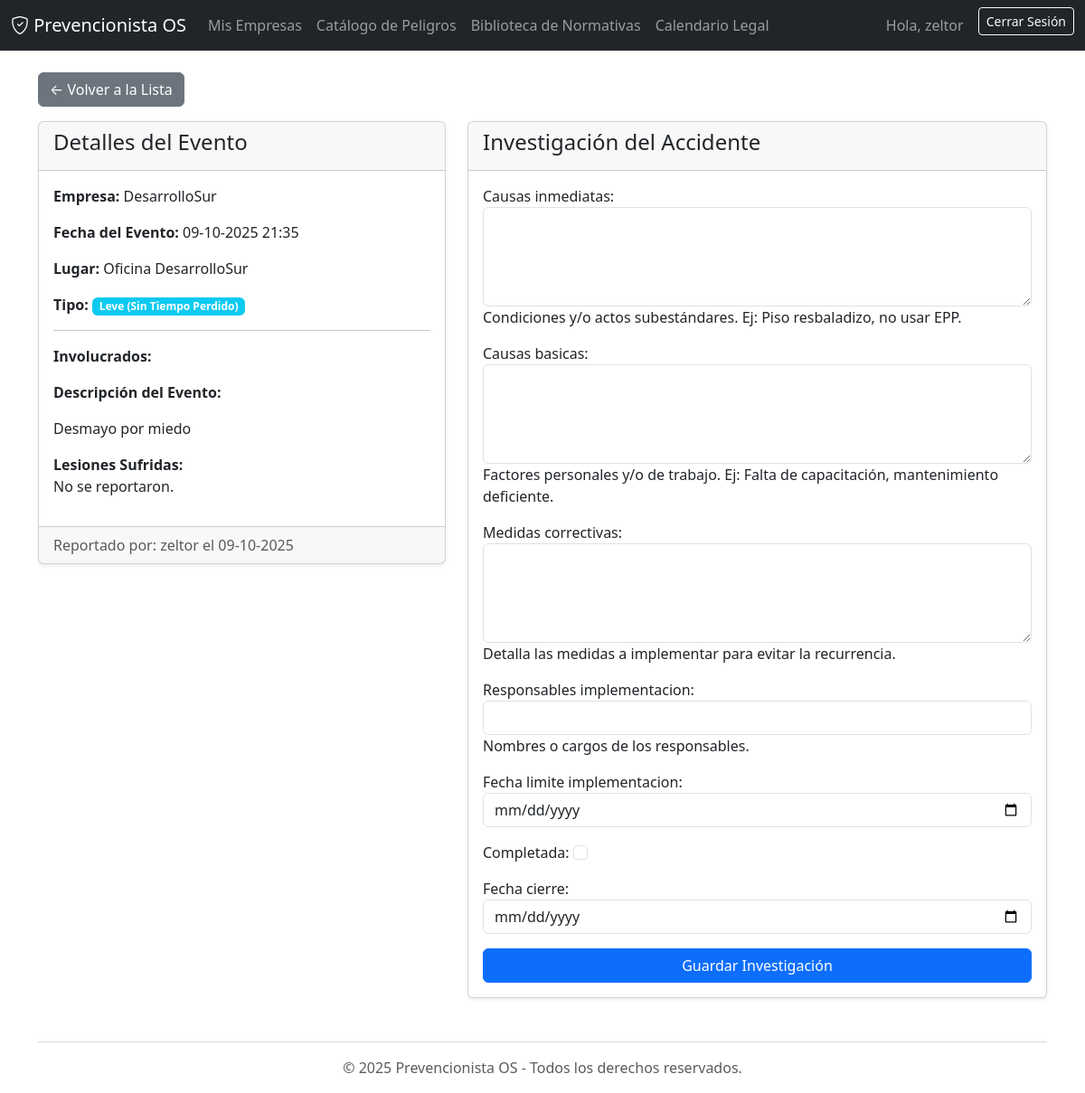
Page /accidentes/2/ (signed in) on the committed database.
### accidentes/models.py (models this page shows, shortened)
class ReporteAccidente(models.Model):
    TIPO_ACCIDENTE_CHOICES = [
        ('incidente', 'Incidente (Casi Accidente)'),
        ('leve', 'Leve (Sin Tiempo Perdido)'),
        ('grave', 'Grave (Con Tiempo Perdido)'),
        ('fatal', 'Fatal'),
        ('dano_propiedad', 'Daño a la propiedad / equipo'),
        ('casi_accidente', 'Casi accidente'),
    ]
    TURNO_CHOICES = [
        ('manana', 'Mañana'),
        ('tarde', 'Tarde'),
        ('noche', 'Noche'),
    ]
    TIPO_LESION_CHOICES = [
        ('contusion', 'Contusión'),
        ('corte', 'Corte'),
        ('esguince', 'Esguince'),
    ]
    TRATAMIENTO_INICIAL_CHOICES = [
        ('primeros_auxilios', 'Primeros auxilios'),
        ('derivado_mutual', 'Derivado a mutual'),
        ('hospital', 'Hospital'),
        ('otro', 'Otro'),
    ]
    empresa = models.ForeignKey(Empresa, on_delete=models.CASCADE, related_name='reportes_accidentes')
    fecha_reporte = models.DateTimeField(auto_now_add=True)
    reportado_por = models.ForeignKey(settings.AUTH_USER_MODEL, on_delete=models.SET_NULL, null=True)
    area_departamento = models.CharField(max_length=255, blank=True, null=True)
    supervisor_responsable = models.CharField(max_length=255, blank=True, null=True)
    nombre_completo_accidentado = models.CharField(max_length=255, blank=True, null=True)
    rut_accidentado = models.CharField(max_length=12, blank=True, null=True)
    cargo_accidentado = models.CharField(max_length=255, blank=True, null=True)
    antiguedad_cargo_accidentado = models.CharField(max_length=255, blank=True, null=True)
    turno_accidentado = models.CharField(max_length=20, choices=TURNO_CHOICES, blank=True, null=True)
    descripcion_evento = models.TextField(help_text="Describe detalladamente qué sucedió.")
    lugar_exacto = models.CharField(max_length=255, help_text="Ej: Taller de soldadura, Bodega 2")
    fecha_accidente = models.DateTimeField()
    tipo_accidente = models.CharField(max_length=20, choices=TIPO_ACCIDENTE_CHOICES)
    tipo_lesion = models.CharField(max_length=50, choices=TIPO_LESION_CHOICES, blank=True, null=True)
    parte_cuerpo_afectada = models.CharField(max_length=255, blank=True, null=True) # Se almacena la parte del cuerpo seleccionada en el modelo 3D
    tratamiento_inicial = models.CharField(max_length=50, choices=TRATAMIENTO_INICIAL_CHOICES, blank=True, null=True)
    causas_inmediatas = models.TextField(blank=True, null=True) # Se almacena como texto, ej: "Falta de orden / limpieza, Acto inseguro del trabajador"
    medidas_inmediatas = models.TextField(blank=True, null=True)
    evidencia_fotografica = models.ImageField(upload_to='accidentes_evidencia/', blank=True, null=True, verbose_name="Evidencia Fotográfica")

### gestion_riesgos/models.py (models this page shows, shortened)
class Empresa(models.Model):
    prevencionista = models.ForeignKey(settings.AUTH_USER_MODEL, on_delete=models.CASCADE, related_name='empresas_gestionadas')
    razon_social = models.CharField(max_length=255)
    rut = models.CharField(max_length=12, unique=True, help_text="Ej: 76.123.456-7")
    direccion = models.CharField(max_length=255, blank=True)
    telefono = models.CharField(max_length=20, blank=True)
    fecha_creacion = models.DateTimeField(auto_now_add=True)

### accidentes/views.py (the view, shortened to what this page needs)
# urls.py: path('accidentes/<int:pk>/', views.ReporteInvestigacionView.as_view(), name='reporte_accidente_detail'),
class ReporteInvestigacionView(LoginRequiredMixin, FormView):
    template_name = 'accidentes/reporte_detail.html'
    form_class = InvestigacionAccidenteForm
    def get_context_data(self, **kwargs):
        context = super().get_context_data(**kwargs)
        reporte = get_object_or_404(ReporteAccidente, pk=self.kwargs['pk'], empresa__prevencionista=self.request.user)
        context['reporte'] = reporte
        try:
            context['form'] = InvestigacionAccidenteForm(instance=reporte.investigacionaccidente)
        except InvestigacionAccidente.DoesNotExist:
            context['form'] = InvestigacionAccidenteForm()
        return context

### accidentes/forms.py
class InvestigacionAccidenteForm(forms.ModelForm):
    class Meta:
        model = InvestigacionAccidente
        fields = [
            'causas_inmediatas', 'causas_basicas', 'medidas_correctivas',
            'responsables_implementacion', 'fecha_limite_implementacion',
            'completada', 'fecha_cierre'
        ]
        widgets = {
            'causas_inmediatas': forms.Textarea(attrs={'class': 'form-control', 'rows': 4}),
            'causas_basicas': forms.Textarea(attrs={'class': 'form-control', 'rows': 4}),
            'medidas_correctivas': forms.Textarea(attrs={'class': 'form-control', 'rows': 4}),
            'responsables_implementacion': forms.TextInput(attrs={'class': 'form-control'}),
            'fecha_limite_implementacion': forms.DateInput(attrs={'class': 'form-control', 'type': 'date'}),
            'completada': forms.CheckboxInput(attrs={'class': 'form-check-input'}),
            'fecha_cierre': forms.DateInput(attrs={'class': 'form-control', 'type': 'date'}),
        }

### accidentes/templates/accidentes/reporte_detail.html (shortened to what this page needs)
{% extends 'base.html' %}
{% block content %}
<a href="{% url 'reporte_accidente_list' %}" class="btn btn-secondary mb-3">&larr; Volver a la Lista</a>
<div class="row">
    <div class="col-md-5">
        <div class="card shadow-sm mb-4">
            <div class="card-header">
                <h4>Detalles del Evento</h4>
            </div>
            <div class="card-body">
                <p><strong>Empresa:</strong> {{ reporte.empresa.razon_social }}</p>
                <p><strong>Fecha del Evento:</strong> {{ reporte.fecha_accidente|date:"d-m-Y H:i" }}</p>
                <p><strong>Lugar:</strong> {{ reporte.lugar_exacto }}</p>
                <p><strong>Tipo:</strong> <span class="badge bg-info">{{ reporte.get_tipo_accidente_display }}</span></p>
                <hr>
                <p><strong>Involucrados:</strong> {{ reporte.nombres_involucrados }}</p>
                <p><strong>Descripción del Evento:</strong><br>{{ reporte.descripcion_evento|linebreaks }}</p>
                <p><strong>Lesiones Sufridas:</strong><br>{{ reporte.lesiones_sufridas|default:"No se reportaron." }}</p>
            </div>
            <div class="card-footer text-muted">
                Reportado por: {{ reporte.reportado_por.username }} el {{ reporte.fecha_reporte|date:"d-m-Y" }}
            </div>
        </div>
    </div>
    <div class="col-md-7">
        <div class="card shadow-sm">
            <div class="card-header">
                <h4>Investigación del Accidente</h4>
            </div>
            <div class="card-body">
                <form method="post">
                    {{ form.as_p }}
                    <button type="submit" class="btn btn-primary w-100">Guardar Investigación</button>
                </form>
            </div>
        </div>
    </div>
</div>
{% endblock %}

### gestion_riesgos/templates/base.html (shortened to what this page needs)
<!DOCTYPE html>
<html lang="es">
<head>
    <link href="https://cdn.jsdelivr.net/npm/bootstrap@5.3.3/dist/css/bootstrap.min.css" rel="stylesheet">
    <link rel="stylesheet" href="https://cdn.jsdelivr.net/npm/bootstrap-icons@1.11.3/font/bootstrap-icons.min.css">
</head>
<body>
    <nav class="navbar navbar-expand-lg navbar-dark bg-dark">
        <div class="container-fluid">
            <a class="navbar-brand" href="{% url 'dashboard' %}">
                <i class="bi bi-shield-check"></i> Prevencionista OS
            </a>
            <div class="collapse navbar-collapse" id="navbarNav">
                {% if user.is_authenticated %}
                <ul class="navbar-nav me-auto mb-2 mb-lg-0">
                    <li class="nav-item">
                        <a class="nav-link" href="{% url 'empresa_list' %}">Mis Empresas</a>
                    </li>
                    <li class="nav-item">
                        <a class="nav-link" href="{% url 'peligro_list' %}">Catálogo de Peligros</a>
                    </li>
                    <li class="nav-item">
                        <a class="nav-link" href="{% url 'normativa_list' %}">Biblioteca de Normativas</a>
                    </li>
                    <li class="nav-item">
                        <a class="nav-link" href="{% url 'calendario_legal' %}">Calendario Legal</a>
                    </li>
                </ul>
                {% endif %}
                <div class="d-flex ms-auto">
                    {% if user.is_authenticated %}
                        <span class="navbar-text me-3">
                            Hola, {{ user.first_name|default:user.username }}
                        </span>
                        <form action="{% url 'logout' %}" method="post">
                            <button type="submit" class="btn btn-outline-light btn-sm">Cerrar Sesión</button>
                        </form>
                    {% else %}
                        <a href="{% url 'login' %}" class="btn btn-primary">Iniciar Sesión</a>
                    {% endif %}
                </div>
            </div>
        </div>
    </nav>
    <main class="container mt-4">
        {% block content %}{% endblock %}
    </main>
    <footer class="container text-center mt-5 mb-3 text-muted">
        <hr>
        <p>&copy; {% now "Y" %} Prevencionista OS - Todos los derechos reservados.</p>
    </footer>
</body>
</html>

### rows in the picture
ReporteAccidente: empresa.razon_social "DesarrolloSur", fecha_accidente "09-10-2025 21:35", lugar_exacto "Oficina DesarrolloSur", tipo_accidente "Leve (Sin Tiempo Perdido)", descripcion_evento "Desmayo por miedo", reportado_por.username "zeltor", fecha_reporte "09-10-2025"

### other values in the picture
{{ user.first_name|default:user.username }} "zeltor"
{{ reporte.lesiones_sufridas|default:"No se reportaron." }} "No se reportaron."
